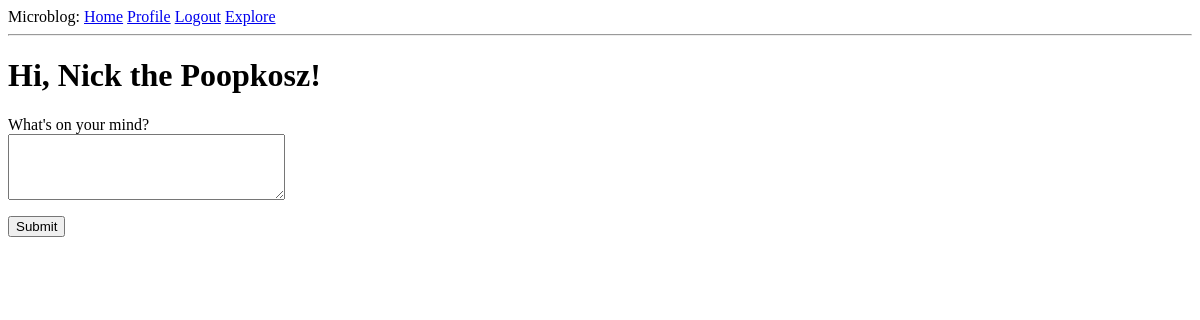
Before: /index (signed in) with the older database file.
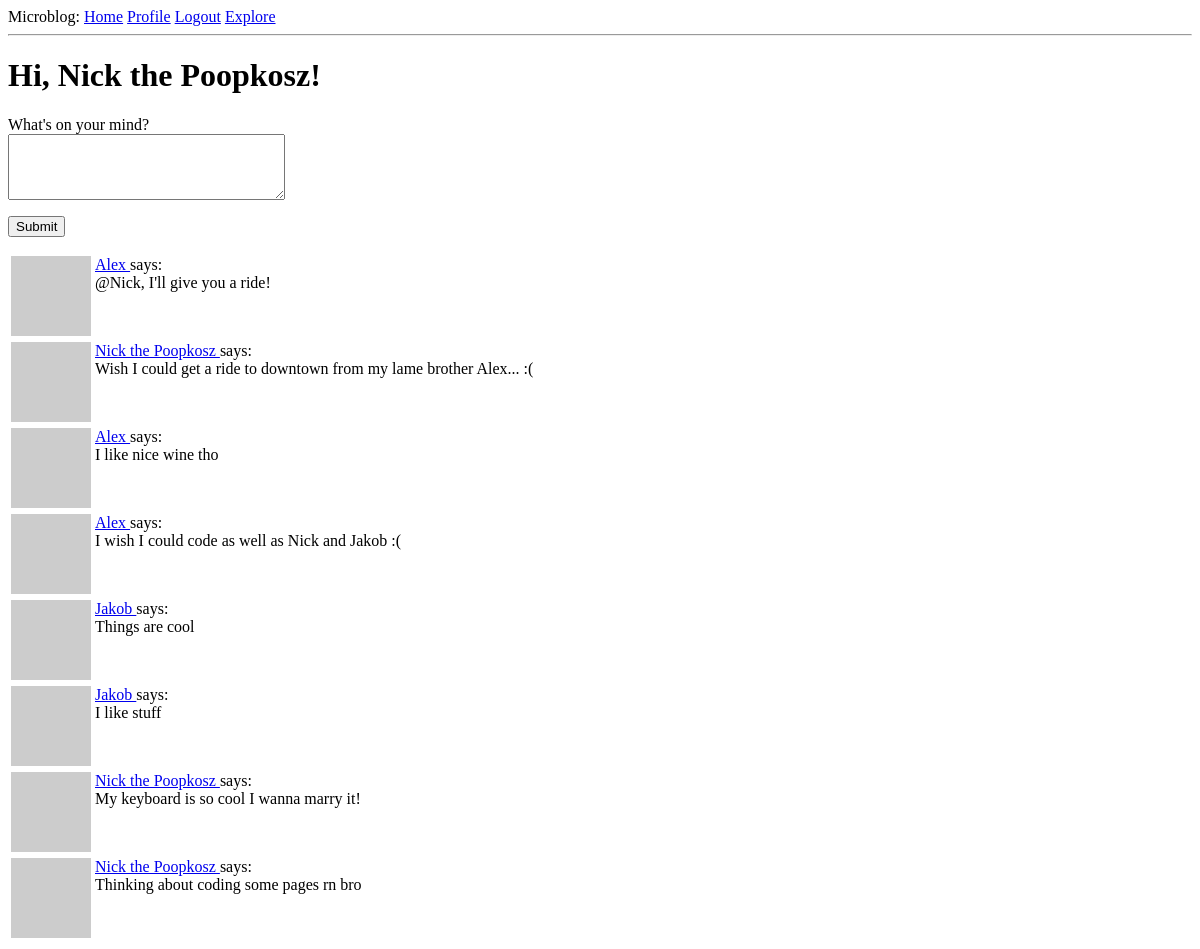
After: the same page with the newer database file.
### app/models.py (models this page shows, shortened)
class User(UserMixin, db.Model):
    id = db.Column(db.Integer, primary_key = True)
    username = db.Column(db.String(64), index = True, unique = True)
    email = db.Column(db.String(120), index = True, unique = True)
    password_hash = db.Column(db.String(128))
    posts = db.relationship('Post', backref='author', lazy='dynamic')
    about_me = db.Column(db.String(140))
    last_see = db.Column(db.DateTime, default=datetime.utcnow)
    followed = db.relationship(
        'User', secondary=followers,
        primaryjoin=(followers.c.follower_id == id),
        secondaryjoin=(followers.c.followed_id == id),
        backref=db.backref('followers', lazy='dynamic'), lazy='dynamic')
    def avatar(self, size):
        digest = md5(self.email.lower().encode('utf-8')).hexdigest()
        return 'https://www.gravatar.com/avatar/{}?d=identicon&s={}'.format(digest, size)
    '''
    This function will use a database query to avoid sorting posts for user with
     a large amount of user followed.

     It does so by first joining all posts found in the left side of the join,
     and append any record from the followers, right side of the join that match
     user.id condition. This can cause duplication.

     The query made on the Post class is then filtered to only return a table with
     posts where the follower id is equal to the id of the User in question,
     meaning that only posts where the author has the specific user as a follower
     will be returned.

     After that the posts are simply sorted by their timestamp in the database.

     The initial query does not allow the User's own posts to be added so it a seperate
     query adds them, and then merges them with the exisitng table, and sorts all the
     posts again.
     '''
    def followed_posts(self):
        followed = Post.query.join(
            followers, (followers.c.followed_id == Post.user_id)).filter(
                followers.c.follower_id == self.id)
        own = Post.query.filter_by(user_id=self.id)
        return followed.union(own).order_by(Post.timestamp.desc())

class Post(db.Model):
    id = db.Column(db.Integer, primary_key = True)
    body = db.Column(db.String(140))
    timestamp = db.Column(db.DateTime, index = True, default = datetime.utcnow)
    user_id = db.Column(db.Integer, db.ForeignKey('user.id'))

### app/routes.py (the view)
@app.route('/', methods=['GET', 'POST'])
@app.route('/index', methods=['GET', 'POST'])
@login_required
def index():
    form = PostForm()
    if form.validate_on_submit():
        post = Post(body=form.post.data, author=current_user)
        db.session.add(post)
        db.session.commit()
        flash("Swoosh! Away it goes!")
        return redirect(url_for("index"))
    page = request.args.get('page', 1, type=int)
    posts = current_user.followed_posts().paginate(
        page, app.config['POSTS_PER_PAGE'], False)
    next_url = url_for('index', page=posts.next_num) \
        if posts.has_next else None
    prev_url = url_for('index', page=posts.prev_num) \
        if posts.has_prev else None
    return render_template('index.html', title='Home', form=form,
                           posts=posts.items, next_url=next_url,
                           prev_url=prev_url)

### app/forms.py
class PostForm(FlaskForm):
    post = TextAreaField("What's on your mind?", validators=[
        DataRequired(), Length(min=1, max=140)
    ])
    submit = SubmitField("Submit")

### app/models.py (called while the page is built)
@login.user_loader
def load_user(id):
    return User.query.get(int(id))

### app/routes.py (called while the page is built)
@app.before_request
def before_request():
    if current_user.is_authenticated:
        current_user.last_seen = datetime.utcnow()
        db.session.commit()

### app/templates/index.html (shortened to what this page needs)
{% extends "base.html" %}
{% block content %}
    <h1>Hi, {{ current_user.username }}!</h1>
    {% if form %}
    <form action="" method="post">
        <p>
            {{ form.post.label }}<br>
            {{ form.post(cols=32, rows=4) }}<br>
        </p>
        <p>{{ form.submit() }}</p>
    </form>
    {% endif %}
    {% for post in posts %}
        {% include '_post.html' %}
    {% endfor %}
{% endblock %}

### app/templates/base.html (shortened to what this page needs)
<html>
    <head>
    </head>
    <body>
        <div>
            Microblog:
            <a href="{{ url_for('index') }}">Home</a>
            {% if current_user.is_anonymous %}
            <a href="{{ url_for('login') }}">Login</a>
            {% else %}
            <a href="{{ url_for('user', username=current_user.username) }}">Profile</a>
            <a href="{{ url_for('logout') }}">Logout</a>
            {% endif %}
            <a href="{{ url_for('explore') }}">Explore</a>
        </div>
        <hr>
        {% block content %}{% endblock %}
    </body>
</html>

### app/templates/_post.html
<table>
    <tr valign="top">
        <td><img src="{{ post.author.avatar(36) }}"></td>
        <td>
            <a href="{{ url_for('user', username=post.author.username) }}">
                {{ post.author.username }}
            </a>
            says:<br>{{ post.body }}
        </td>
    </tr>
</table>

Changed rows visible on the page:
added Post: author.username "Alex", body "@Nick, I'll give you a ride!"
added Post: author.username "Nick the Poopkosz", body "Wish I could get a ride to downtown from my lame brother Alex... :("
added Post: author.username "Alex", body "I like nice wine tho"
added Post: author.username "Alex", body "I wish I could code as well as Nick and Jakob :("
added Post: author.username "Jakob", body "Things are cool"
added Post: author.username "Jakob", body "I like stuff"
added Post: author.username "Nick the Poopkosz", body "My keyboard is so cool I wanna marry it!"
added Post: author.username "Nick the Poopkosz", body "Thinking about coding some pages rn bro"
